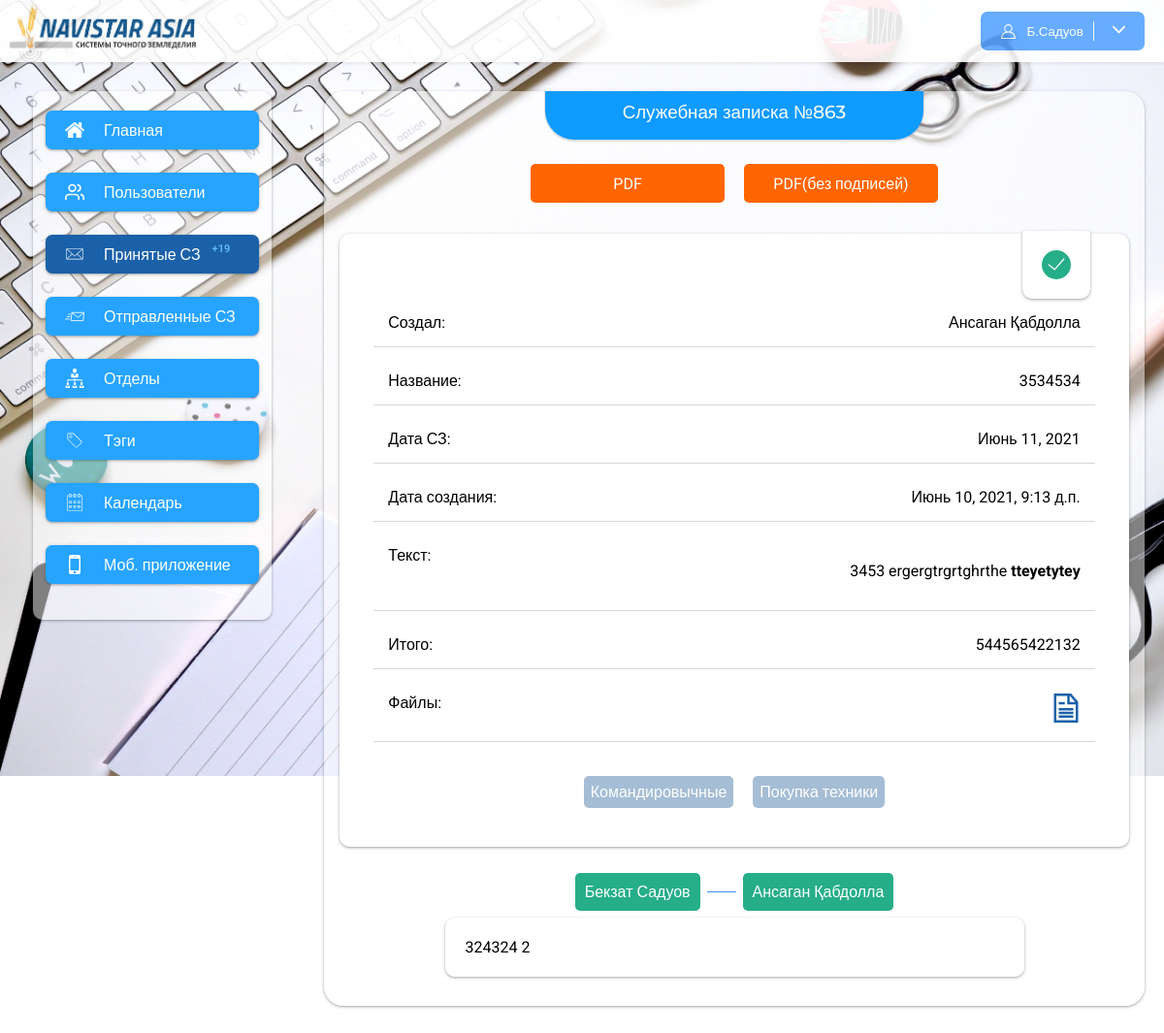
/my-notes/858 (signed in), run on the app's committed database.
### app/models.py (models this page shows, shortened)
class ServiceNote(models.Model):
    user = models.ForeignKey(User, null=True, blank=True, on_delete=models.CASCADE, related_name="notes")
    number = models.IntegerField(null=True, blank=True)
    title = models.CharField(max_length=120)
    text = models.TextField()
    summa = models.CharField(max_length=200, null=True, blank=True)
    fast = models.BooleanField(default=False)
    date_create = models.DateTimeField(auto_now_add=True)
    date_update = models.DateTimeField(auto_now=True)
    date = models.DateField(null=True, blank=True)
    tags = models.ManyToManyField(Tags, null=True, blank=True, related_name="notes")
    user_index = models.IntegerField(default=1, null=True, blank=True)
    status = models.CharField(max_length=200, choices=statuses, null=True, blank=True)
    class Meta:
        verbose_name = "Служебная записка"
        verbose_name_plural = "Служебные записки"

class NoteFiles(models.Model):
    note = models.ForeignKey(ServiceNote, on_delete=models.CASCADE, related_name="files")
    file = models.FileField(upload_to="note_files/")
    class Meta:
        verbose_name = "Файл для записки"
        verbose_name_plural = "Файлы для записок"

class Tags(models.Model):
    name = models.CharField(max_length=120)
    class Meta:
        verbose_name = "Тэг"
        verbose_name_plural = "Тэги"

class NoteUsers(models.Model):
    user = models.ForeignKey(User, on_delete=models.CASCADE, related_name="note")
    note = models.ForeignKey(ServiceNote, on_delete=models.CASCADE, related_name="users")
    index = models.IntegerField(null=True, blank=True)
    comment = models.TextField(null=True, blank=True)
    status = models.CharField(max_length=200,choices=statuses, null=True, blank=True)
    date_create = models.DateTimeField(auto_now=True, null=True, blank=True)
    is_read = models.BooleanField(default=False)
    date_read = models.DateTimeField(null=True, blank=True)
    class Meta:
        verbose_name = "Подписывающий"
        verbose_name_plural = "Подписывающие"

### app/views.py (the view)
# urls.py: path("my-notes/<int:pk>", my_note_detail, name="my_note_detail"),
@login_required()
def my_note_detail(request, pk):
    note = ServiceNote.objects.get(pk=pk)
    userNote = NoteUsers.objects.filter(user=request.user).filter(note=note).first()
    if userNote.is_read == False:
        userNote.is_read = True
        userNote.save()
    return render(request, "my_note_detail.html", {"note": note, "userNote": userNote})

### app/context_processors.py (called while the page is built)
def unReadNotes(request):
    if request.user.is_anonymous:
        return {}
    user = request.user
    unReadCount = NoteUsers.objects.filter(user=user).filter(note__user_index__gte=F('index')).order_by('-pk').filter(is_read=False).count()
    return {
        "unReadCount": unReadCount
    }

### app/templates/my_note_detail.html (shortened to what this page needs)
{% extends 'base.html' %}
{% load static %}
{% block content %}
<div class="content">
    <h3 class="content_title">Служебная записка №{{ note.number }}</h3>
    {% include 'include/note_detail.html' %}
    {% if userNote.status %}
        <div class="comment_block">
                {% if userNote.comment %}
                    {{ userNote.comment }}
                {% else %}
            <i class="no_comment">Без комментариев</i>
                {% endif %}
        </div>
    {% endif %}
</div>
{% endblock %}

### app/templates/base.html (shortened to what this page needs)
{% load static %}
<!DOCTYPE html>
<html>
<head>
    <link rel="stylesheet" href="{% static 'css/style.css' %}">
</head>
<body>
<div class="wrapper">
    <div class="header">
        <img src="{% static 'img/navistar.png' %}" height="100%">
        <button class="profile_button">
            {% if request.user.is_authenticated %}
            <img src="{% static 'img/profile.svg' %}" alt="" width="17px" height="17px">
				<span>
					{{ request.user.first_name|slice:"1" }}.{{ request.user.last_name }}
				</span>
            <span style="cursor: pointer" onclick="show_menu()">
                <img src="{% static 'img/arrow.svg' %}" alt="" width="13px" height="13px">
            </span>
            {% else %}
            <span>Войти</span>
            {% endif %}
        </button>
    </div>
    <div class="main">
        {% include 'include/sidebar_menu.html' %}
        {% block content %}
        {% endblock %}
    </div>
</div>
</body>
</html>

### app/templates/include/note_detail.html (shortened to what this page needs)
{% load static %}
<div class="note_detail">
    <div class="note_download">
        <a href="{% url 'note_signature_show' note.pk %}" target="_blank" class="download_button pdf">PDF</a>
        <a href="{% url 'note_show' note.pk %}" target="_blank" class="download_button pdf">PDF(без подписей)</a>
    </div>
    <div class="note_info">
        <img src="{% if note.status == None %}{% static 'img/wait.svg' %}{% endif %}
                  {% if note.status == 'success' %}{% static 'img/success.svg' %}{% endif %}
                  {% if note.status == 'error' %}{% static 'img/error.svg' %}{% endif %}" class="note_info_img" width="30" height="30">
        <div class="note_info_item"><span>Создал:</span>
            <span>{{ note.user.first_name }} {{ note.user.last_name }}</span></div>
        <div class="note_info_item"><span>Название:</span> <span>{{ note.title }}</span></div>
        <div class="note_info_item"><span>Дата СЗ:</span> <span>{{ note.date }}</span></div>
        <div class="note_info_item"><span>Дата создания:</span> <span>{{ note.date_create }}</span></div>
        <div class="note_info_item"><span>Текст:</span> <span>{{ note.text|safe }}</span></div>
        <div class="note_info_item"><span>Итого:</span> <span>{{ note.summa }}</span></div>
        {% if note.files.all %}
        <div class="note_info_item"><span>Файлы:</span> <span>{% for file in note.files.all %}<a href="{{ file.file.url }}" download style="margin-left: 10px" title="{{ file.file.name }}"><?xml version="1.0" encoding="UTF-8" standalone="no"?>
</a>{% endfor %}</span></div>
        {% endif %}
        <ul class="note_detail_tags">
            {% for i in note.tags.all %}
            <li class="note_detail_tag">{{ i.name }}</li>
            {% endfor %}
        </ul>
    </div>
    <ul class="note_detail_users">
        {% for i in note.users.all %}
        <li class="note_detail_user
                    {% if forloop.counter == note.user_index and note.status == 'success' %}success_user{% endif %}
                    {% if forloop.counter < note.user_index %}success_user{% endif %}
                    ">{{ i.user.first_name }} {{ i.user.last_name }}
        </li>
        <span class="user_line"></span>
        {% endfor %}
    </ul>
</div>

### app/static/css/style.css (style rules this page uses)
body { padding:0px; margin:0px; overflow-x:hidden; font-family: 'Roboto', sans-serif; }
a { color: inherit; text-decoration: none; }
ul { list-style-type: none; padding: 0px; margin: 0px; }
.wrapper { width:100%; position: absolute; }
.header { box-shadow: 0px 2px 3px rgba(57, 57, 57, 0.09); height: 64px; background-color: #fff; opacity: .9; display: flex; justify-content: space-between; align-items: center; }
.header img { margin-left: 10px; }
.profile_button { background-color: #58A5FF; border-width: 0px; padding: 10px; color:white; border-radius: 7px; display: flex; margin-right:20px; align-items: center; }
.profile_button img { margin-right:10px; }
.main { display: flex; flex-direction: row; }
.content { flex-grow: 1; padding: 10px; padding-bottom:30px; min-height: 500px; margin:30px 20px; background: rgba(255, 255, 255, 0.5); box-shadow: 0px 4px 4px rgba(204, 204, 204, 0.25); box-shadow: 0 1px 2px 0 rgb(60 64 67 / 30%), 0 1px 3px 1px rgb(60 64 67 / 15%); border-radius: 20px; }
.content_title { padding: 10px 80px; border-bottom-right-radius: 30px; border-bottom-left-radius: 30px; font-family: 'Montserrat', sans-serif; color: #ffffff; width: fit-content; margin: auto; display: block; box-shadow: 0px 1px 0px 1px #78787836; background: #348cfb; background:#77a7ff; background:#109bff; height: 30px; margin-top: -10px; }
.note_download { width:440px; display: flex; margin: auto; margin-top: 20px; flex-wrap: wrap; justify-content: space-around; align-items: center; }
.download_button { width: 200px; margin: 5px 10px; border-radius: 5px; display: flex; justify-content: center; align-items: center; height: 40px; background-color: red; color: #fff; }
.pdf { background-color: #ff6500; }
.note_info { display: flex; max-width: 750px; width: 90%; margin: auto; margin-top: 27px; border-radius: 10px; padding:35px; background: white; flex-direction: column; box-shadow: 0 1px 2px 0 rgb(60 64 67 / 30%), 0 1px 3px 1px rgb(60 64 67 / 15%); }
.note_info_item { border-bottom: 1px solid grey; display: flex; margin-bottom:10px; padding:15px; justify-content: space-between; border-bottom: 1px solid #d7d7d7; }
.note_info_item span:last-child { width: 60%; text-align: end; }
ul { list-style-type: none; }
.note_detail_tags { display: flex; justify-content: center; align-items: center; margin-top: 20px; }
.note_detail_tag { margin: 5px 10px; padding:7px; border-radius: 5px; color: white; background: #628bb591; }
.note_detail_users { display: flex; justify-content: center; align-items: center; margin-top: 20px; }
.note_detail_user { padding:10px; background-color: grey; border-radius:5px; color: white; margin:7px; }
.success_user { background-color:#25AE88; }
.user_line { width: 30px; height: 1px; background-color: #3a92ff; }
.note_info_img { background-color: white; margin-top: -38px; margin-right: 5px; border-radius: 3px; border-bottom-right-radius: 10px; border-bottom-left-radius: 10px; padding: 20px; box-shadow: 0 1px 2px 0 rgb(60 64 67 / 30%), 0 1px 3px 1px rgb(60 64 67 / 15%); align-self: flex-end; }
h1, h2, h3, h4 { font-family: "Dosis", arial, tahoma, verdana; font-weight: 500; }

### app/templates/my_note_detail.html (style rules this page uses)
.comment_block { border: 1px solid #ff000000; padding: 20px; border-radius: 10px; width: 555px; background-color: #ffffffc7; box-shadow: 0 1px 2px 0 rgb(60 64 67 / 30%), 0 1px 3px 1px rgb(60 64 67 / 15%); margin: auto; }

### data on the page
ServiceNote: number "863", user.first_name "Ансаган", user.last_name "Қабдолла", title "3534534", date "Июнь 11, 2021", date_create "Июнь 10, 2021, 9:13 д.п.", text "3453 ergergtrgrtghrthe tteyetytey", summa "544565422132"
Tags: name "Командировычные"
Tags: name "Покупка техники"
NoteUsers: user.first_name "Бекзат", user.last_name "Садуов", comment "324324 2"
NoteUsers: user.first_name "Ансаган", user.last_name "Қабдолла"

### other printed values
{{ request.user.first_name|slice:"1" }} "Б"
{{ request.user.last_name }} "Садуов"
{{ unReadCount }} "19"
